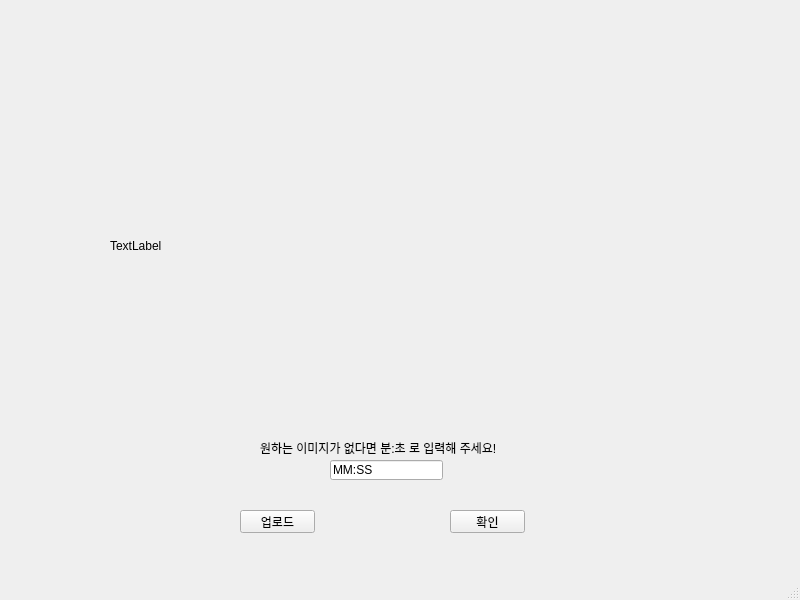
<?xml version="1.0" encoding="UTF-8"?>
<ui version="4.0">
 <class>mainWindow</class>
 <widget class="QMainWindow" name="mainWindow">
  <property name="geometry">
   <rect>
    <x>0</x>
    <y>0</y>
    <width>800</width>
    <height>600</height>
   </rect>
  </property>
  <property name="windowTitle">
   <string>MainWindow</string>
  </property>
  <widget class="QWidget" name="centralwidget">
   <widget class="QPushButton" name="btn_upload">
    <property name="geometry">
     <rect>
      <x>240</x>
      <y>510</y>
      <width>75</width>
      <height>23</height>
     </rect>
    </property>
    <property name="text">
     <string>업로드</string>
    </property>
   </widget>
   <widget class="QLabel" name="imageview">
    <property name="geometry">
     <rect>
      <x>110</x>
      <y>70</y>
      <width>661</width>
      <height>351</height>
     </rect>
    </property>
    <property name="text">
     <string>TextLabel</string>
    </property>
   </widget>
   <widget class="QPushButton" name="btn_ok">
    <property name="geometry">
     <rect>
      <x>450</x>
      <y>510</y>
      <width>75</width>
      <height>23</height>
     </rect>
    </property>
    <property name="text">
     <string>확인</string>
    </property>
   </widget>
   <widget class="QLineEdit" name="lineEdit">
    <property name="geometry">
     <rect>
      <x>330</x>
      <y>460</y>
      <width>113</width>
      <height>20</height>
     </rect>
    </property>
    <property name="text">
     <string>MM:SS</string>
    </property>
   </widget>
   <widget class="QLabel" name="label">
    <property name="geometry">
     <rect>
      <x>260</x>
      <y>440</y>
      <width>271</width>
      <height>16</height>
     </rect>
    </property>
    <property name="text">
     <string>원하는 이미지가 없다면 분:초 로 입력해 주세요!</string>
    </property>
   </widget>
  </widget>
  <widget class="QMenuBar" name="menubar">
   <property name="geometry">
    <rect>
     <x>0</x>
     <y>0</y>
     <width>800</width>
     <height>21</height>
    </rect>
   </property>
  </widget>
  <widget class="QStatusBar" name="statusbar"/>
 </widget>
 <resources/>
 <connections/>
</ui>
